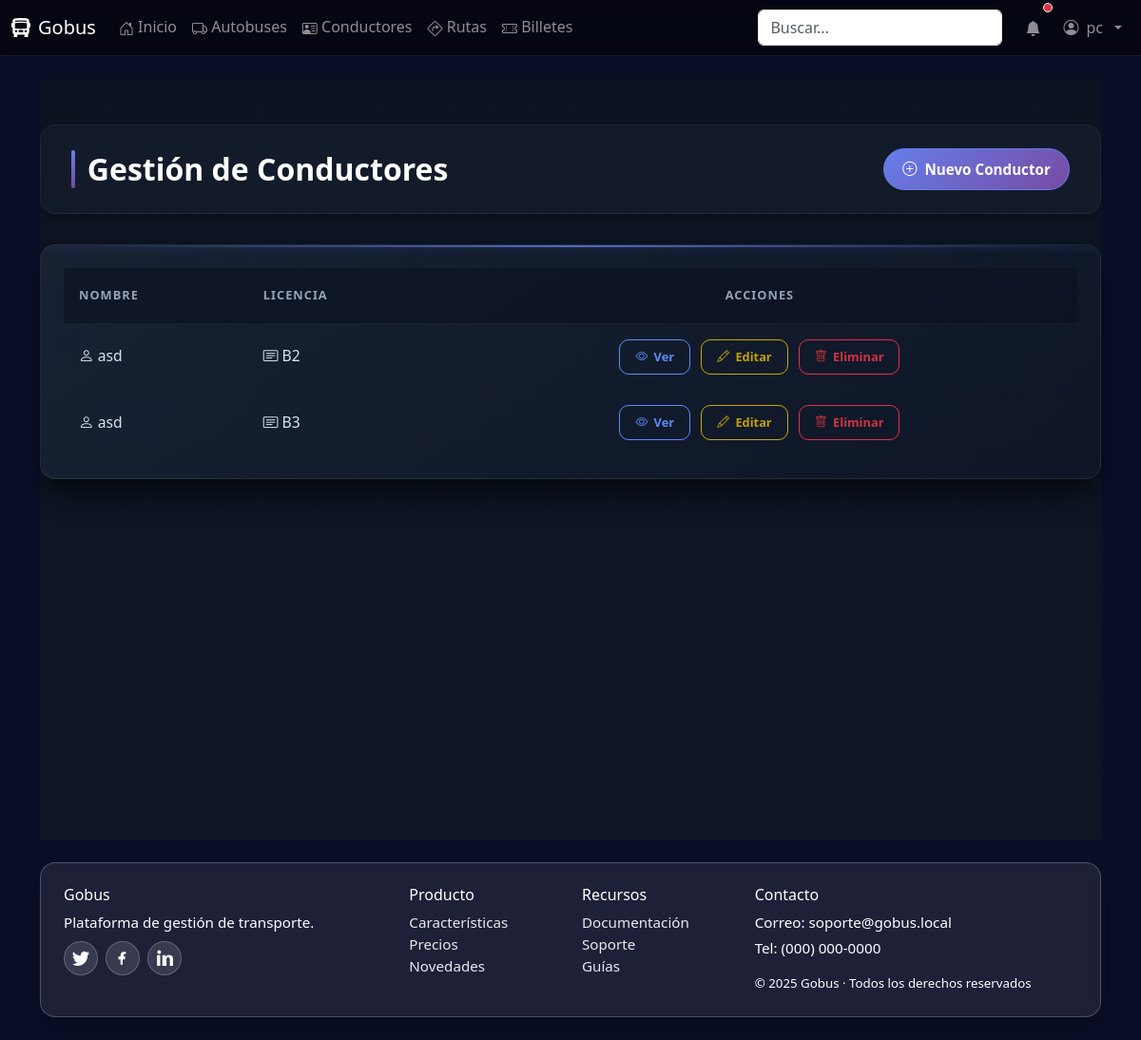
Page /conductores/ (signed in) on the committed database.
### core/models.py (models this page shows, shortened)
class Conductor(models.Model):
    nombre = models.CharField(max_length=150)
    licencia = models.CharField(max_length=50, unique=True)

### core/views.py (the view)
# urls.py: path('conductores/', views.conductor_list, name='conductor_list'),
@login_required
def conductor_list(request):
    conductores = Conductor.objects.all().order_by('nombre')
    paginator = Paginator(conductores, 10)
    page_number = request.GET.get('page')
    page_obj = paginator.get_page(page_number)
    context = {
        'page_obj': page_obj,
        'title': 'Gestión de Conductores'
    }
    return render(request, 'core/conductores/conductor_list.html', context)

### core/templates/core/conductores/conductor_list.html (shortened to what this page needs)
{% extends 'base.html' %}
{% load static %}
{% block head_extra %}
<link href="{% static 'core/css/home-modern.css' %}" rel="stylesheet">
<link href="{% static 'core/css/crud.css' %}" rel="stylesheet">
{% endblock %}
{% block content %}
<div class="crud-container">
  <div class="page-header">
    <h1 class="page-title">{{ title }}</h1>
    <a href="{% url 'conductor_create' %}" class="btn-create">
      <i class="bi bi-plus-circle"></i>
      Nuevo Conductor
    </a>
  </div>
  {% if page_obj %}
    <div class="table-container">
      <div class="table-responsive">
        <table class="modern-table">
          <thead>
            <tr>
              <th>Nombre</th>
              <th>Licencia</th>
              <th>Acciones</th>
            </tr>
          </thead>
          <tbody>
            {% for conductor in page_obj %}
              <tr>
                <td data-label="Nombre">
                  <div class="conductor-cell">
                    <i class="bi bi-person"></i>
                    {{ conductor.nombre }}
                  </div>
                </td>
                <td data-label="Licencia">
                  <div class="licencia-cell">
                    <i class="bi bi-card-text"></i>
                    {{ conductor.licencia }}
                  </div>
                </td>
                <td data-label="Acciones">
                  <div class="action-cell">
                    <a href="{% url 'conductor_detail' conductor.pk %}" class="btn-action btn-view">
                      <i class="bi bi-eye"></i> Ver
                    </a>
                    <a href="{% url 'conductor_edit' conductor.pk %}" class="btn-action btn-edit">
                      <i class="bi bi-pencil"></i> Editar
                    </a>
                    <a href="{% url 'conductor_delete' conductor.pk %}" class="btn-action btn-delete">
                      <i class="bi bi-trash"></i> Eliminar
                    </a>
                  </div>
                </td>
              </tr>
            {% endfor %}
          </tbody>
        </table>
      </div>
    </div>
  {% endif %}
</div>
{% endblock %}

### templates/base.html (shortened to what this page needs)
{% load static %}
<!doctype html>
<html lang="es">
  <head>
    <link href="https://cdn.jsdelivr.net/npm/bootstrap@5.3.3/dist/css/bootstrap.min.css" rel="stylesheet">
    <link href="https://cdn.jsdelivr.net/npm/bootstrap-icons@1.11.3/font/bootstrap-icons.min.css" rel="stylesheet">
      <link href="{% static 'core/css/base.css' %}" rel="stylesheet">
      <link href="{% static 'core/css/crud.css' %}" rel="stylesheet">
    {% block head_extra %}{% endblock %}
  </head>
  <body>
    <nav class="navbar gobus-navbar navbar-expand-lg navbar-dark">
      <div class="container-fluid">
        <a class="navbar-brand d-flex align-items-center gap-2" href="/">
          <i class="bi bi-bus-front-fill"></i>
          <span>Gobus</span>
        </a>
        <div class="collapse navbar-collapse" id="navbarNav">
          <ul class="navbar-nav me-auto mb-2 mb-lg-0">
            <li class="nav-item"><a class="nav-link" href="/"><i class="bi bi-house-door"></i> Inicio</a></li>
            <li class="nav-item"><a class="nav-link" href="/autobuses"><i class="bi bi-truck"></i> Autobuses</a></li>
            <li class="nav-item"><a class="nav-link" href="/conductores"><i class="bi bi-person-vcard"></i> Conductores</a></li>
            <li class="nav-item"><a class="nav-link" href="/rutas"><i class="bi bi-sign-turn-right"></i> Rutas</a></li>
            <li class="nav-item"><a class="nav-link" href="/billetes"><i class="bi bi-ticket-perforated"></i> Billetes</a></li>
          </ul>
          <form class="d-flex me-3" role="search">
            <input class="form-control" type="search" placeholder="Buscar..." aria-label="Buscar">
          </form>
          <ul class="navbar-nav align-items-center">
            <li class="nav-item me-2">
              <a class="nav-link position-relative" href="#" aria-label="Notificaciones">
                <i class="bi bi-bell-fill"></i>
                <span class="position-absolute top-0 start-100 translate-middle p-1 bg-danger border border-light rounded-circle">
                </span>
              </a>
            </li>
            {% if user.is_authenticated %}
            <li class="nav-item dropdown custom-user-dropdown">
              <a class="nav-link dropdown-toggle d-flex align-items-center gap-2" href="#" role="button" data-bs-toggle="dropdown" aria-expanded="false" data-bs-boundary="viewport" data-bs-display="static">
                <i class="bi bi-person-circle"></i> {{ user.username|default:"Usuario" }}
              </a>
            </li>
            {% else %}
            <li class="nav-item"><a class="nav-link" href="{% url 'login' %}"><i class="bi bi-box-arrow-in-right"></i> Entrar</a></li>
            {% endif %}
          </ul>
        </div>
      </div>
    </nav>
    <main class="container py-4 fade-in">
      {% block content %}{% endblock %}
    </main>
    <footer class="container pb-4 site-footer">
      <div class="glass p-4">
        <div class="row g-4">
          <div class="col-md-4">
            <h6>Gobus</h6>
            <p class="mb-2">Plataforma de gestión de transporte.</p>
            <div class="d-flex gap-2 social">
              <a href="#" aria-label="Twitter" title="Twitter">
              </a>
              <a href="#" aria-label="Facebook" title="Facebook">
                <svg xmlns="http://www.w3.org/2000/svg" width="18" height="18" fill="currentColor" viewBox="0 0 16 16"><path d="M9 6.5V5c0-.5.4-1 1-1h1V2H9C7.3 2 6 3.3 6 5v1.5H4V9h2v5h2V9h2l.5-2.5H8z"/></svg>
              </a>
              <a href="#" aria-label="LinkedIn" title="LinkedIn">
                <svg xmlns="http://www.w3.org/2000/svg" width="18" height="18" fill="currentColor" viewBox="0 0 16 16"><path d="M1.5 1.5A1.5 1.5 0 1 1 4.5 3 1.5 1.5 0 0 1 1.5 1.5zM1 5h3v10H1zM6 5h3v1.7h.1A3.3 3.3 0 0 1 12.9 5C15 5 16 6.3 16 8.9V15h-3V9.5c0-1.4-.5-2.3-1.6-2.3-.9 0-1.3.6-1.5 1.1V15H6z"/></svg>
              </a>
            </div>
          </div>
          <div class="col-6 col-md-2">
            <h6>Producto</h6>
            <ul class="list-unstyled mb-0">
              <li><a class="footer-link" href="#">Características</a></li>
              <li><a class="footer-link" href="#">Precios</a></li>
              <li><a class="footer-link" href="#">Novedades</a></li>
            </ul>
          </div>
          <div class="col-6 col-md-2">
            <h6>Recursos</h6>
            <ul class="list-unstyled mb-0">
              <li><a class="footer-link" href="#">Documentación</a></li>
              <li><a class="footer-link" href="#">Soporte</a></li>
              <li><a class="footer-link" href="#">Guías</a></li>
            </ul>
          </div>
          <div class="col-md-4">
            <h6>Contacto</h6>
            <p class="mb-1">Correo: soporte@gobus.local</p>
            <p class="mb-3">Tel: (000) 000-0000</p>
            <small class="d-block">© {{ now|default:2025 }} Gobus · Todos los derechos reservados</small>
          </div>
        </div>
      </div>
    </footer>
  </body>
</html>

### core/static/core/css/base.css (style rules this page uses)
body { min-height: 100vh; background: linear-gradient(135deg, #0d6efd 0%, #6610f2 50%, #6f42c1 100%); background-attachment: fixed; }
.glass { background: rgba(255, 255, 255, 0.08); border: 1px solid rgba(255, 255, 255, 0.22); border-radius: 16px; backdrop-filter: blur(8px); -webkit-backdrop-filter: blur(8px); box-shadow: 0 10px 30px rgba(0, 0, 0, 0.2); color: #fff; }
.navbar.gobus-navbar { background: rgba(0, 0, 0, 0.55) !important; backdrop-filter: blur(10px); -webkit-backdrop-filter: blur(10px); border-bottom: 1px solid rgba(255, 255, 255, 0.08); position: sticky; top: 0; z-index: 3000; overflow: visible; isolation: isolate; }
.navbar .bi { vertical-align: -0.125em; }
main.container { padding-top: 2rem; padding-bottom: 2rem; }
.site-footer { color: rgba(255, 255, 255, 0.9); font-size: 0.95rem; }
.footer-link { color: rgba(255, 255, 255, 0.9); text-decoration: none; }
.social a { display: inline-flex; align-items: center; justify-content: center; width: 36px; height: 36px; border-radius: 50%; background: rgba(255, 255, 255, 0.12); border: 1px solid rgba(255, 255, 255, 0.22); color: #fff; text-decoration: none; }
.custom-user-dropdown { position: static !important; }
.navbar, .navbar .container-fluid, .navbar-collapse { overflow: visible !important; }
.glass { position: relative; z-index: 0; }

### core/static/core/css/home-modern.css (style rules this page uses)
body { background: #0a0e27 !important; background-image: radial-gradient( circle at 20% 50%, rgba(120, 119, 198, 0.3) 0%, transparent 50% ), radial-gradient( circle at 80% 80%, rgba(255, 119, 198, 0.3) 0%, transparent 50% ), radial-gradient( circle at 40% 20%, rgba(255, 219, 98, 0.2) 0%, transparent 50% ); background-attachment: fixed; }

### rows in the picture
Conductor: nombre "asd", licencia "B2"
Conductor: nombre "asd", licencia "B3"

### other values in the picture
{{ user.username|default:"Usuario" }} "pc"
{{ title }} "Gestión de Conductores"
{{ now|default:2025 }} "2025"
